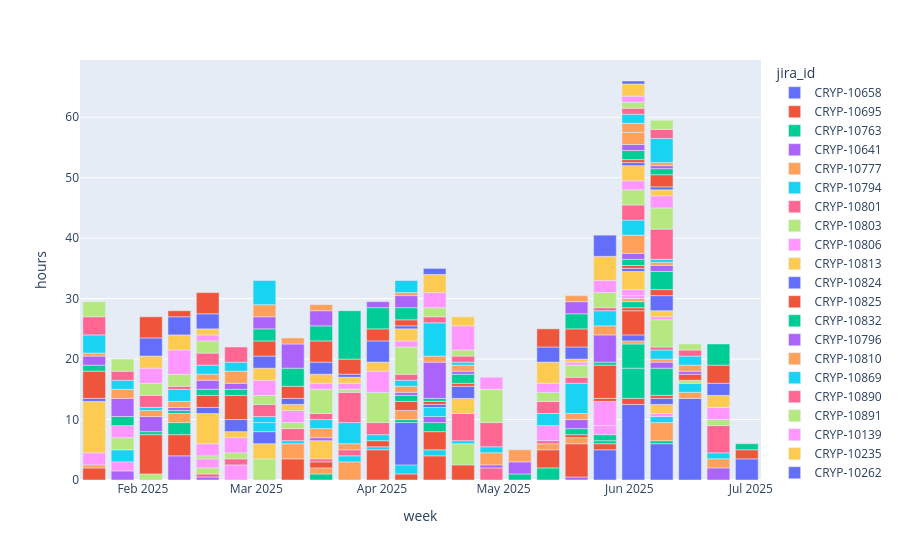

This figure's notebook cell:
### Code cell
px.bar(user_issues_hours_weekly(ts_user).toPandas(),x='week',y='hours',color='jira_id',hover_data={'summary':True})
